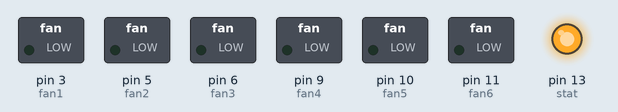
Simulated run of this sketch. Board: Arduino Uno, built with avr-gcc and run on an emulated ATmega328P. Shown: switched loads named in the sketch (green lamp = pin HIGH), output pins drawn as LEDs (lit = HIGH).

Above: at 5.2 s.
At 39.14 s:
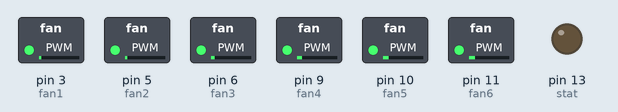
Timing chart, 0 to 40.0 s (numbered marks = the images above):
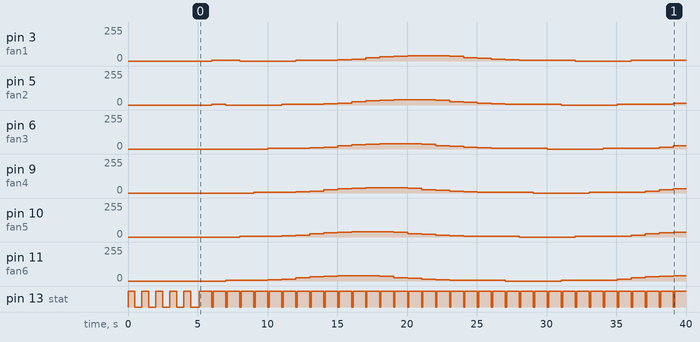

The sketch:

wirbel_v6.ino
```cpp
/***********************************
Source code for Wirbelv6, 2010-13
www.brianwevans.com
CC-BY-SA 2013
***********************************/

const byte wind[1464] = {5,5,0,0,0,0,5,5,6,8,14,23,31,35,
39,40,38,34,26,19,13,10,7,5,5,5,0,0,0,0,5,5,6,7,14,23,31,
34,38,40,38,33,26,19,12,10,7,5,5,5,0,0,0,0,5,5,6,8,13,23,
31,35,38,40,38,33,26,18,12,10,7,5,5,5,0,0,0,0,5,5,6,8,13,
23,31,35,38,40,38,33,26,19,12,10,8,5,5,5,0,0,0,0,5,5,6,8,
13,23,31,35,38,40,38,33,26,19,12,10,8,5,5,5,0,0,0,0,5,5,
7,8,12,22,31,35,38,40,38,33,26,18,12,9,8,5,5,5,0,0,0,0,5,
5,7,8,12,22,30,35,38,40,38,33,25,18,12,9,8,5,5,5,0,0,0,0,
5,5,7,8,12,22,30,34,38,40,38,33,25,18,12,9,8,5,5,5,0,0,0,
0,5,5,7,8,12,21,30,34,38,40,37,32,25,18,12,9,8,5,5,5,0,0,
0,0,5,5,7,8,12,21,30,34,37,39,37,32,25,18,12,9,8,5,5,5,0,
0,0,0,5,5,6,7,12,21,30,34,37,39,37,32,25,18,12,9,8,5,5,5,
0,0,0,0,5,5,6,7,12,21,29,34,37,39,37,32,25,18,12,9,8,5,5,
5,0,0,0,0,5,5,6,7,12,20,29,34,37,38,37,31,25,18,12,9,7,5,
5,5,0,0,0,0,5,5,6,7,11,19,29,34,37,38,36,31,24,18,12,8,7,
5,5,5,0,0,0,0,5,5,6,7,11,18,28,33,36,37,35,30,23,17,11,8,
7,5,5,5,0,0,0,0,5,5,6,7,11,19,28,33,36,37,35,30,23,17,12,
8,7,5,5,5,0,0,0,0,5,5,6,7,11,19,28,33,35,37,35,30,23,17,
12,8,7,5,5,0,0,0,0,0,5,5,6,7,10,19,28,33,35,37,34,29,23,
17,11,7,7,5,5,0,0,0,0,0,5,5,6,7,10,18,27,32,35,36,34,29,
22,17,12,7,7,5,5,0,0,0,0,0,5,5,6,7,10,18,27,32,34,36,34,
29,22,17,12,8,7,5,5,0,0,0,0,0,5,5,6,6,10,18,26,32,34,35,
34,29,22,17,12,8,7,5,5,0,0,0,0,0,5,5,6,7,10,18,26,32,34,
35,34,28,22,18,12,8,7,5,5,0,0,0,0,0,5,5,6,7,10,18,26,32,
34,35,34,28,22,18,13,8,7,5,5,5,0,0,0,0,0,5,5,7,10,18,26,
31,34,35,34,28,22,17,12,8,7,5,5,5,0,0,0,0,0,5,6,7,9,17,
25,31,34,35,34,28,22,17,12,7,7,5,5,5,0,0,0,0,0,5,6,7,9,
17,25,31,34,35,34,28,22,17,12,7,7,5,5,5,0,0,0,0,0,5,6,7,
9,17,25,31,34,34,33,27,21,16,12,7,7,5,5,5,0,0,0,0,0,5,6,
7,9,16,25,31,34,34,33,27,20,16,12,8,7,5,5,5,0,0,0,0,0,5,
6,7,9,16,24,31,34,34,33,27,21,16,12,8,7,5,5,5,0,0,0,0,0,
5,6,7,9,16,24,31,33,34,33,27,21,16,11,8,7,5,5,5,5,0,0,0,
0,5,6,7,9,15,24,30,33,34,32,27,20,16,11,7,6,6,5,5,5,0,0,
0,5,5,6,7,9,15,24,30,33,34,33,27,21,16,11,8,7,6,6,5,5,0,
5,0,0,5,6,8,9,15,24,30,33,33,32,27,21,16,11,8,7,6,6,5,5,
0,0,0,0,5,6,8,8,14,24,30,33,33,32,27,21,15,11,9,6,6,6,5,
5,0,0,0,5,5,6,8,9,14,23,30,32,33,32,26,21,15,11,8,6,6,5,
5,5,0,0,0,0,5,6,8,9,14,23,30,32,32,32,26,20,15,10,8,6,6,
5,5,5,0,0,0,0,5,6,8,8,13,23,29,32,32,31,26,20,15,9,8,6,6,
5,5,5,0,0,0,0,5,6,8,8,13,23,29,32,32,31,26,20,14,9,8,6,6,
5,5,5,0,0,0,0,5,7,8,8,12,22,29,32,32,31,26,20,14,9,8,6,6,
5,5,5,0,0,0,5,5,7,8,8,12,22,29,32,32,31,26,20,15,9,8,5,6,
5,5,5,0,0,0,0,5,7,8,8,12,22,29,32,32,31,25,20,14,9,8,6,6,
6,5,5,5,0,0,5,6,7,8,8,12,21,29,32,32,30,25,20,14,9,8,5,6,
5,5,5,5,0,0,5,5,7,8,8,12,21,28,32,32,30,25,20,13,9,7,5,6,
5,5,5,5,0,5,5,6,7,8,8,12,21,28,31,32,30,25,20,14,9,8,5,6,
6,5,5,5,0,5,5,6,7,9,9,12,21,28,31,32,30,25,20,14,10,8,5,
6,6,5,5,5,5,5,5,6,8,9,9,12,20,28,31,32,30,25,20,14,10,8,
5,6,6,5,5,5,5,5,5,6,8,9,9,11,19,28,31,31,30,24,20,14,9,7,
5,6,5,5,5,5,0,5,5,6,7,8,8,10,18,27,31,31,29,24,19,14,9,7,
5,6,5,5,5,5,5,5,5,6,8,9,9,11,19,27,30,31,29,24,19,14,9,7,
5,6,6,5,5,5,5,5,5,6,8,9,9,11,18,27,31,31,29,24,19,14,9,7,
5,7,6,6,5,5,5,5,5,6,8,9,9,11,18,26,30,31,29,24,19,14,10,
7,6,7,7,6,5,5,5,5,5,6,9,10,10,11,18,25,30,31,29,24,19,14,
10,7,6,8,7,6,6,5,5,5,5,6,9,10,10,11,17,25,29,31,29,24,19,
14,10,7,6,8,8,6,6,5,5,5,5,7,9,11,10,11,17,25,30,31,29,24,
19,14,11,8,6,8,8,7,6,5,5,5,5,7,9,11,11,12,18,25,29,31,29,
24,19,14,10,8,7,9,8,7,6,5,5,5,5,7,9,11,11,12,17,24,29,30,
28,23,18,14,10,8,7,9,8,7,6,5,5,5,5,7,9,11,11,11,17,24,28,
30,28,24,18,14,10,8,8,9,8,7,6,6,5,5,6,7,9,11,11,11,17,24,
28,30,28,23,19,14,10,8,8,9,8,7,6,5,6,5,5,8,9,11,11,11,17,
24,28,29,28,23,18,14,10,8,7,9,8,7,6,5,5,5,5,7,9,11,12,12,
16,24,28,29,28,22,18,13,9,8,7,9,8,7,6,5,5,5,5,7,9,12,12,
12,16,24,28,29,28,22,18,14,9,8,8,9};

// each fan connected to PWM channel
const byte fan1 = 3;
const byte fan2 = 5;
const byte fan3 = 6;
const byte fan4 = 9;
const byte fan5 = 10;
const byte fan6 = 11;

// status LED on pin13
const byte stat = 13;

byte oldVal1 = 0;
byte oldVal2 = 0;
byte oldVal3 = 0;
byte oldVal4 = 0;
byte oldVal5 = 0;
byte oldVal6 = 0;

byte a = 0;
byte b = 1;
byte c = 2;
byte d = 3;
byte e = 4;
byte f = 5;

float stepVal;

void setup() {
  pinMode(stat, OUTPUT);

  // LED flashes to warn that the fans are starting up
  for(int i=0; i<=4; i++){
    digitalWrite(stat, HIGH);
    delay(500);
    digitalWrite(stat, LOW);
    delay(500);
  }
}

void loop() {
    for(int j=0; j<10; j++){

      // FAN 1
      if(wind[a] > oldVal1){
        stepVal = (wind[a] - oldVal1) / 10;
        analogWrite(fan1, (int((j+1)*stepVal))+oldVal1);
      }else{
        stepVal = (oldVal1 - wind[a]) / 10;
        analogWrite(fan1, oldVal1-(int((j+1)*stepVal)));
      }

      // FAN 2
      if(wind[b] > oldVal2){
        stepVal = (wind[b] - oldVal2) / 10;
        analogWrite(fan2, (int((j+1)*stepVal))+oldVal2);
      }else{
        stepVal = (oldVal2 - wind[b]) / 10;
        analogWrite(fan2, oldVal2-(int((j+1)*stepVal)));
      }

      // FAN 3
      if(wind[c] > oldVal3){
        stepVal = (wind[c] - oldVal3) / 10;
        analogWrite(fan3, (int((j+1)*stepVal))+oldVal3);
      }else{
        stepVal = (oldVal3 - wind[c]) / 10;
        analogWrite(fan3, oldVal3-(int((j+1)*stepVal)));
      }

      // FAN 4
      if(wind[d] > oldVal4){
        stepVal = (wind[d] - oldVal4) / 10;
        analogWrite(fan4, (int((j+1)*stepVal))+oldVal4);
      }else{
        stepVal = (oldVal4 - wind[d]) / 10;
        analogWrite(fan4, oldVal4-(int((j+1)*stepVal)));
      }

      // FAN 5
      if(wind[e] > oldVal5){
        stepVal = (wind[e] - oldVal5) / 10;
        analogWrite(fan5, (int((j+1)*stepVal))+oldVal5);
      }else{
        stepVal = (oldVal5 - wind[e]) / 10;
        analogWrite(fan5, oldVal5-(int((j+1)*stepVal)));
      }

      // FAN 6
      if(wind[f] > oldVal6){
        stepVal = (wind[f] - oldVal6) / 10;
        analogWrite(fan6, (int((j+1)*stepVal))+oldVal6);
      }else{
        stepVal = (oldVal6 - wind[f]) / 10;
        analogWrite(fan6, oldVal6-(int((j+1)*stepVal)));
      }

      delay(100);
      digitalWrite(stat, HIGH);
    }

    oldVal1 = wind[a];
    oldVal2 = wind[b];
    oldVal3 = wind[c];
    oldVal4 = wind[d];
    oldVal5 = wind[e];
    oldVal6 = wind[f];

    a++;
    b++;
    c++;
    d++;
    e++;
    f++;

    if(a > 1464) a = 0;
    if(b > 1464) b = 0;
    if(c > 1464) c = 0;
    if(d > 1464) d = 0;
    if(e > 1464) e = 0;
    if(f > 1464) f = 0;

    digitalWrite(stat, LOW);
}
```

Measured:
- by itself, pin 3 (fan1): 0/255 → 5/255 at 6.0 s, → 0/255 2.0 s later, → 5/255 4.0 s later, → 6/255 2.0 s later, … (23 changes in this stretch)
- by itself, pin 5 (fan2): 0/255 → 5/255 at 6.0 s, → 0/255 1.0 s later, → 5/255 4.0 s later, → 6/255 2.0 s later, … (24 changes in this stretch)
- by itself, pin 6 (fan3): 0/255 → 5/255 at 10.0 s, → 6/255 2.0 s later, → 8/255 1.0 s later, → 14/255 1.0 s later, … (23 changes in this stretch)
- by itself, pin 9 (fan4): 0/255 → 5/255 at 9.0 s, → 6/255 2.0 s later, → 8/255 1.0 s later, → 14/255 1.0 s later, … (24 changes in this stretch)
- by itself, pin 10 (fan5): 0/255 → 5/255 at 8.0 s, → 6/255 2.0 s later, → 8/255 1.0 s later, → 14/255 1.0 s later, … (25 changes in this stretch)
- by itself, pin 11 (fan6): 0/255 → 5/255 at 7.0 s, → 6/255 2.0 s later, → 8/255 1.0 s later, → 14/255 1.0 s later, … (26 changes in this stretch)
- by itself, pin 13 (stat): goes 4 × (LOW 0.50 s, HIGH 0.50 s), LOW 0.60 s, 34 × (HIGH 0.90 s, LOW 0.10 s), then HIGH
